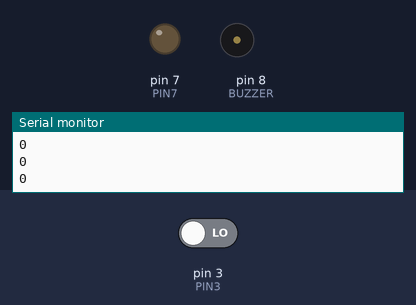
The sketch below on a simulated Arduino Uno, built with avr-gcc and run on an emulated ATmega328P. On the bench: output pins drawn as LEDs (lit = HIGH), buzzer (waves = sounding), the last lines printed to the serial monitor. Inputs (shaded band) come from the test bench; at power-on: pin 3 (PIN3) LOW. Pins used as bus, display or sensor lines are not drawn.

Above: at 2.8 s.
2.9 s: pin 3 (PIN3) driven HIGH
At 3.7 s:
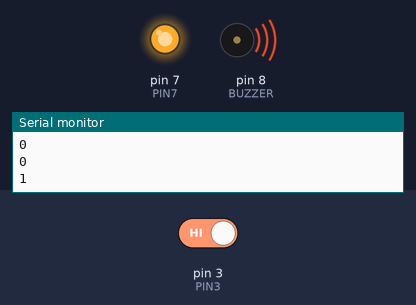
At 5.8 s:
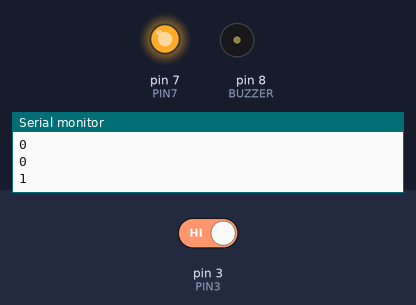
Timing chart, 0 to 12.4 s (numbered marks = the images above; inputs shaded):
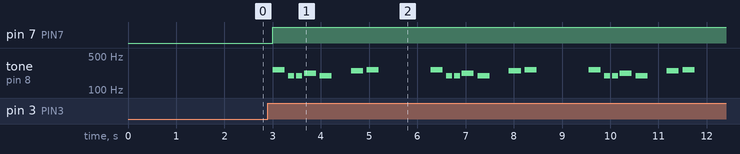

Measured:
- after the input at 2.9 s, pin 7 (PIN7): LOW → HIGH after 0.10 s; tone on pin 8 (BUZZER): silent → 262 Hz after 0.10 s, then repeats every 3.3 s: silent 0.08 s, 2 × (196 Hz 0.13 s, silent 0.04 s), 220 Hz 0.25 s, silent 0.08 s, 196 Hz 0.25 s, silent 0.40 s, 247 Hz 0.25 s, silent 0.08 s, 262 Hz 0.25 s, silent 1.1 s, 262 Hz 0.25 s

The sketch:

Digital_Inputs.ino
```cpp
#include "pitches.h";
#define PIN3 3
#define PIN7 7
#define BUZZER 8
#define PIN13 13

int buttonState = 0;
int P13 = 0;

int melody[] = {
    NOTE_C4, NOTE_G3, NOTE_G3, NOTE_A3, NOTE_G3, 0, NOTE_B3, NOTE_C4};

// note durations: 4 = quarter note, 8 = eighth note, etc.:
int durations[] = {
    4, 8, 8, 4, 4, 4, 4, 4};

void setup()
{
    Serial.begin(9600);

    pinMode(PIN3, INPUT);
    pinMode(PIN7, OUTPUT);
    pinMode(BUZZER, OUTPUT);
    pinMode(PIN13, OUTPUT);
}

void loop()
{
    buttonState = digitalRead(PIN3);

    digitalWrite(13, LOW);

    Serial.println(buttonState);

    if (buttonState == 1)
    {
        digitalWrite(PIN7, HIGH);

        for (int note = 0; note < 8; note++)
        {
            int duration = 1000 / durations[note];
            tone(BUZZER, melody[note], duration);
            int pause = duration * 1.30;
            delay(pause);
            noTone(BUZZER);
        }
    }
    else
    {
        digitalWrite(PIN7, LOW);
    }

    delay(1000);
    digitalWrite(PIN13, HIGH);
}
```

pitches.h
```cpp
/*************************************************
 * Public Constants
 *************************************************/

#define NOTE_B0  31
#define NOTE_C1  33
#define NOTE_CS1 35
#define NOTE_D1  37
#define NOTE_DS1 39
#define NOTE_E1  41
#define NOTE_F1  44
#define NOTE_FS1 46
#define NOTE_G1  49
#define NOTE_GS1 52
#define NOTE_A1  55
#define NOTE_AS1 58
#define NOTE_B1  62
#define NOTE_C2  65
#define NOTE_CS2 69
#define NOTE_D2  73
#define NOTE_DS2 78
#define NOTE_E2  82
#define NOTE_F2  87
#define NOTE_FS2 93
#define NOTE_G2  98
#define NOTE_GS2 104
#define NOTE_A2  110
#define NOTE_AS2 117
#define NOTE_B2  123
#define NOTE_C3  131
#define NOTE_CS3 139
#define NOTE_D3  147
#define NOTE_DS3 156
#define NOTE_E3  165
#define NOTE_F3  175
#define NOTE_FS3 185
#define NOTE_G3  196
#define NOTE_GS3 208
#define NOTE_A3  220
#define NOTE_AS3 233
#define NOTE_B3  247
#define NOTE_C4  262
#define NOTE_CS4 277
#define NOTE_D4  294
#define NOTE_DS4 311
#define NOTE_E4  330
#define NOTE_F4  349
#define NOTE_FS4 370
#define NOTE_G4  392
#define NOTE_GS4 415
#define NOTE_A4  440
#define NOTE_AS4 466
#define NOTE_B4  494
#define NOTE_C5  523
#define NOTE_CS5 554
#define NOTE_D5  587
#define NOTE_DS5 622
#define NOTE_E5  659
#define NOTE_F5  698
#define NOTE_FS5 740
#define NOTE_G5  784
#define NOTE_GS5 831
#define NOTE_A5  880
#define NOTE_AS5 932
#define NOTE_B5  988
#define NOTE_C6  1047
#define NOTE_CS6 1109
#define NOTE_D6  1175
#define NOTE_DS6 1245
#define NOTE_E6  1319
#define NOTE_F6  1397
#define NOTE_FS6 1480
#define NOTE_G6  1568
#define NOTE_GS6 1661
#define NOTE_A6  1760
#define NOTE_AS6 1865
#define NOTE_B6  1976
#define NOTE_C7  2093
#define NOTE_CS7 2217
#define NOTE_D7  2349
#define NOTE_DS7 2489
#define NOTE_E7  2637
#define NOTE_F7  2794
#define NOTE_FS7 2960
#define NOTE_G7  3136
#define NOTE_GS7 3322
#define NOTE_A7  3520
#define NOTE_AS7 3729
#define NOTE_B7  3951
#define NOTE_C8  4186
#define NOTE_CS8 4435
#define NOTE_D8  4699
#define NOTE_DS8 4978
```
